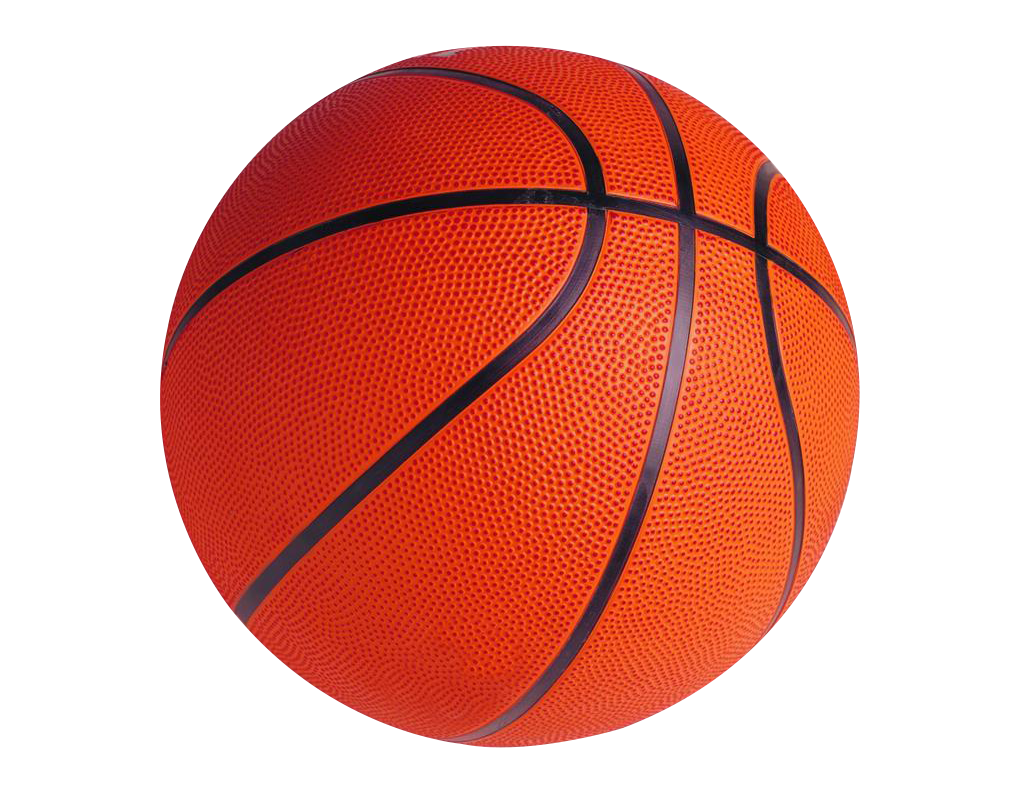
#> input picture extracted/7030cc94-0e4e-414f-8b1b-7edda8773e4a/zhifeiji/assets/篮球.png, 1024 x 797 px, found by its file name
$ python optimize_images.py
#> lines starting #> are read from the running program, lines starting #| are printed output that depends on the picture
from PIL import Image
import os

def optimize_basketball_image():
    """
    优化篮球图片策略：
    1. 调整尺寸到64x64像素（符合项目标准）
    2. 优化压缩质量以减小文件大小
    3. 保持PNG格式以支持透明背景
    4. 目标文件大小：50KB以下
    """

    input_path = r"e:\vscode\zhifeiji\assets\篮球.png"
    output_path = r"e:\vscode\zhifeiji\assets\basketball.png"

    if not os.path.exists(input_path):
        print(f"错误：找不到源文件 {input_path}")
        return

    try:
        # 打开原始图片
        with Image.open(input_path) as img:
#> img is the input picture: PIL image 1024x797 RGBA; mean R, G, B, A 224.1, 155.2, 144.1, 120.4
            print(f"原始图片信息:")
            print(f"  尺寸: {img.width}x{img.height}")
#|   尺寸: 1024x797
            print(f"  模式: {img.mode}")
#|   模式: RGBA
            print(f"  文件大小: {os.path.getsize(input_path) / 1024:.1f} KB")

            # 转换为RGBA模式（支持透明度）
            if img.mode != 'RGBA':
                img = img.convert('RGBA')

            # 调整尺寸到64x64像素，使用高质量重采样
            optimized_img = img.resize((64, 64), Image.Resampling.LANCZOS)
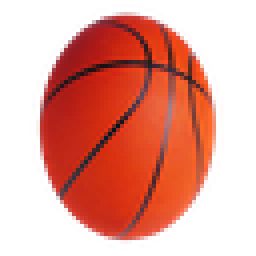
#> optimized_img: PIL image 64x64 RGBA (shown 4 times larger); mean R, G, B, A 106, 31.6, 19.6, 120.4; transparent parts drawn white

            # 保存优化后的图片
            optimized_img.save(output_path, 'PNG', optimize=True)

            print(f"\n优化完成!")
            print(f"优化后图片信息:")
            print(f"  尺寸: {optimized_img.width}x{optimized_img.height}")
#|   尺寸: 64x64
            print(f"  文件大小: {os.path.getsize(output_path) / 1024:.1f} KB")
            print(f"  文件路径: {output_path}")

            # 计算压缩比
            original_size = os.path.getsize(input_path)
            optimized_size = os.path.getsize(output_path)
            compression_ratio = (1 - optimized_size / original_size) * 100

            print(f"  压缩比: {compression_ratio:.1f}%")

    except Exception as e:
        print(f"优化过程中出错: {e}")

def create_optimization_guide():
    """
    创建图片优化策略指南
    """
    guide = """
# 桌面物理玩具项目 - 图片优化策略指南

## 1. 标准规格
- **尺寸**: 64x64 像素
- **格式**: PNG (支持透明背景)
- **目标文件大小**: 50KB 以下
- **颜色模式**: RGBA (支持透明度)

## 2. 优化流程
1. 使用高质量重采样算法 (LANCZOS) 调整尺寸
2. 启用PNG优化压缩
3. 保持透明度支持
4. 验证文件大小是否符合要求

## 3. 质量标准
- 保持足够的视觉清晰度
- 确保物理形状识别度
- 适合32像素碰撞半径的显示需求
- 在不同分辨率下的兼容性

## 4. 应用场景
- 适用于所有玩具纹理
- 兼容项目的物理系统
- 支持透明窗口显示
- 优化桌面应用性能

## 5. 技术要求
- 与Godot 4.3兼容
- 支持RigidBody2D的纹理需求
- 适配项目的碰撞检测系统
- 保持低内存占用
"""

    guide_path = r"e:\vscode\zhifeiji\IMAGE_OPTIMIZATION_GUIDE.md"
    with open(guide_path, 'w', encoding='utf-8') as f:
        f.write(guide)

    print(f"优化策略指南已创建: {guide_path}")

if __name__ == "__main__":
    print("=== 桌面物理玩具项目 - 图片优化工具 ===\n")

    # 优化篮球图片
    optimize_basketball_image()

    # 创建优化指南
    create_optimization_guide()

    print("\n=== 优化完成 ===")
